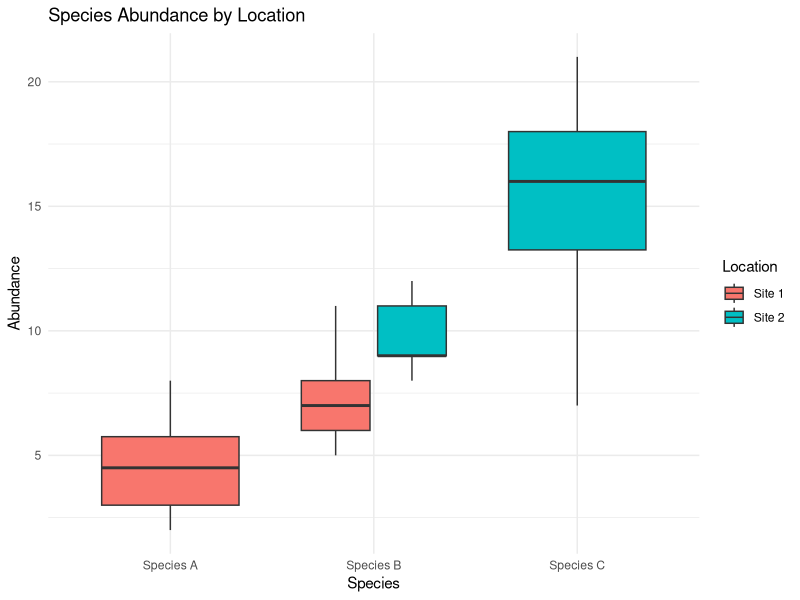

The R script that drew this image:
## ---- chunk 1
# Load necessary libraries
library(ggplot2)
library(dplyr)

# Create a sample ecological dataset
data <- data.frame(
  Species = rep(c("Species A", "Species B", "Species C"), each = 10),
  Abundance = c(rpois(10, 5), rpois(10, 10), rpois(10, 15)),
  Location = rep(c("Site 1", "Site 2"), each = 15)
)

# Summarize data by species
summary_data <- data %>%
  group_by(Species) %>%
  summarize(Mean_Abundance = mean(Abundance), .groups = 'drop')

# Print summary
print(summary_data)

# Plot species abundance by location
ggplot(data, aes(x = Species, y = Abundance, fill = Location)) +
  geom_boxplot() +
  labs(title = "Species Abundance by Location",
       x = "Species",
       y = "Abundance") +
  theme_minimal()
